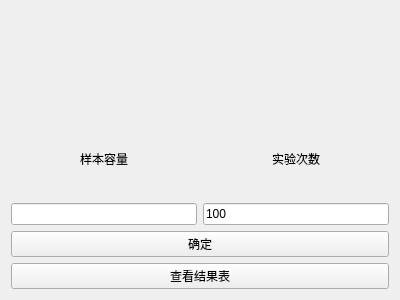
<?xml version="1.0" encoding="UTF-8"?>
<ui version="4.0">
 <class>example</class>
 <widget class="QWidget" name="example">
  <property name="geometry">
   <rect>
    <x>0</x>
    <y>0</y>
    <width>400</width>
    <height>300</height>
   </rect>
  </property>
  <property name="windowTitle">
   <string>example</string>
  </property>
  <layout class="QGridLayout" name="gridLayout">
   <item row="0" column="0">
    <widget class="QLabel" name="meanlab">
     <property name="text">
      <string/>
     </property>
    </widget>
   </item>
   <item row="1" column="0">
    <layout class="QVBoxLayout" name="verticalLayout">
     <item>
      <widget class="QLabel" name="numlab">
       <property name="text">
        <string>样本容量</string>
       </property>
       <property name="alignment">
        <set>Qt::AlignCenter</set>
       </property>
      </widget>
     </item>
     <item>
      <widget class="QLineEdit" name="numedt"/>
     </item>
    </layout>
   </item>
   <item row="1" column="1">
    <layout class="QVBoxLayout" name="verticalLayout_2">
     <item>
      <widget class="QLabel" name="timelab">
       <property name="text">
        <string>实验次数</string>
       </property>
       <property name="alignment">
        <set>Qt::AlignCenter</set>
       </property>
      </widget>
     </item>
     <item>
      <widget class="QLineEdit" name="timeedt">
       <property name="text">
        <string>100</string>
       </property>
      </widget>
     </item>
    </layout>
   </item>
   <item row="2" column="0" colspan="2">
    <widget class="QPushButton" name="surebtn">
     <property name="text">
      <string>确定</string>
     </property>
    </widget>
   </item>
   <item row="3" column="0" colspan="2">
    <widget class="QPushButton" name="openxlxsbtn">
     <property name="text">
      <string>查看结果表</string>
     </property>
    </widget>
   </item>
  </layout>
 </widget>
 <resources/>
 <connections/>
</ui>
